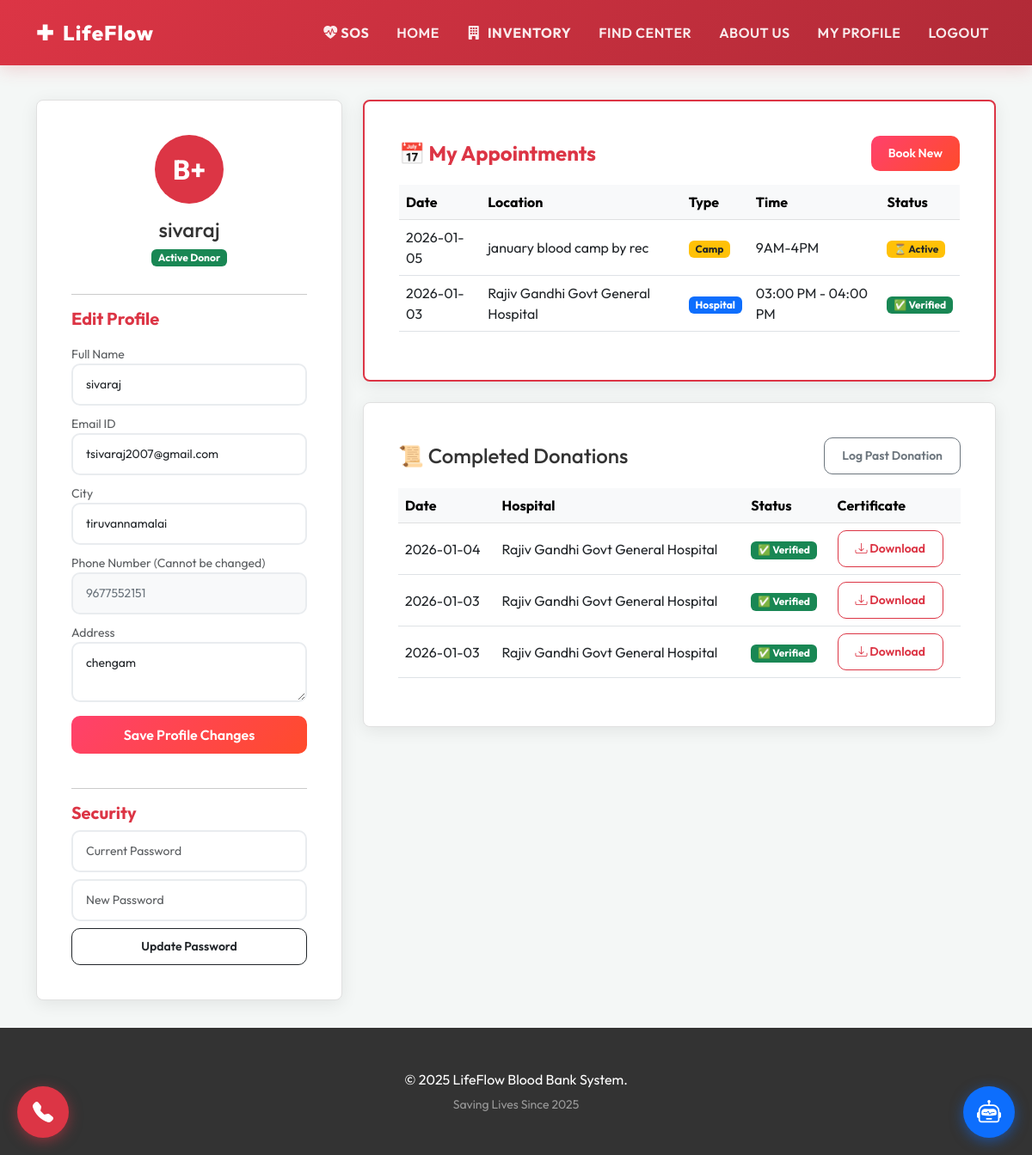
The page /profile (signed in) on the database as committed earlier.
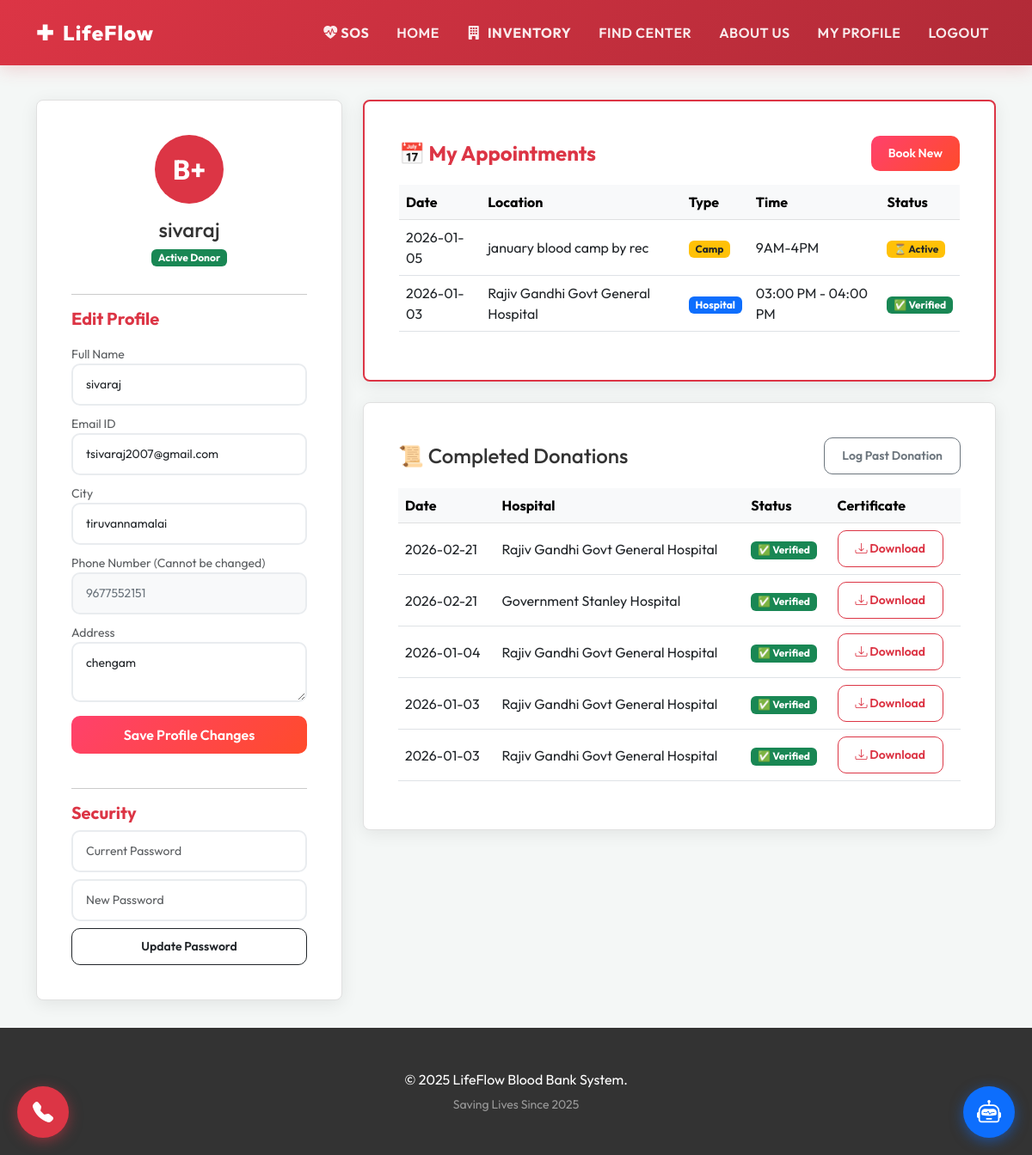
The same page on the database as committed later.
### tables this page shows
CREATE TABLE donors 
                 (id INTEGER PRIMARY KEY AUTOINCREMENT, name TEXT, email TEXT, age INTEGER, weight REAL, 
                  blood_group TEXT, city TEXT, address TEXT, phone TEXT UNIQUE, password TEXT, role TEXT DEFAULT 'user', lat REAL, lng REAL);

CREATE TABLE camp_registrations
                 (id INTEGER PRIMARY KEY AUTOINCREMENT, camp_id INTEGER, donor_id INTEGER, 
                  booking_date TEXT, status TEXT DEFAULT 'Registered',
                  FOREIGN KEY(camp_id) REFERENCES camps(id),
                  FOREIGN KEY(donor_id) REFERENCES donors(id));

CREATE TABLE camps
                 (id INTEGER PRIMARY KEY AUTOINCREMENT, host_id INTEGER, name TEXT, 
                  date TEXT, time TEXT, location_name TEXT, lat REAL, lng REAL, 
                  estimated_participants INTEGER, city TEXT, status TEXT DEFAULT 'Upcoming', image TEXT, photo_filename TEXT,
                  FOREIGN KEY(host_id) REFERENCES camp_hosts(id));

CREATE TABLE appointments
                 (id INTEGER PRIMARY KEY AUTOINCREMENT, donor_id INTEGER, hospital_id INTEGER, 
                  date TEXT, time_slot TEXT, status TEXT DEFAULT 'Scheduled',
                  FOREIGN KEY(donor_id) REFERENCES donors(id), FOREIGN KEY(hospital_id) REFERENCES hospitals(id));

CREATE TABLE hospitals
                 (id INTEGER PRIMARY KEY AUTOINCREMENT, name TEXT, email TEXT UNIQUE, password TEXT, lat REAL, lng REAL, type TEXT);

CREATE TABLE donations
                 (id INTEGER PRIMARY KEY AUTOINCREMENT, donor_id INTEGER, date TEXT, volume_ml INTEGER, hospital TEXT, status TEXT DEFAULT 'Approved');

### app.py (the view)
@app.route('/profile', methods=['GET', 'POST'])
def user_profile():
    if 'user_id' not in session: return redirect(url_for('login'))
    if session.get('role') == 'hospital': return redirect(url_for('hospital_dashboard'))
    if session.get('role') == 'host': return redirect(url_for('host_dashboard'))
    conn = get_db_connection()
    if request.method == 'POST':
        conn.execute('UPDATE donors SET name=?, email=?, city=?, address=? WHERE id=?', (request.form['name'], request.form['email'], request.form['city'], request.form['address'], session['user_id'])); conn.commit(); flash('Updated!', 'success')
    user = conn.execute('SELECT * FROM donors WHERE id = ?', (session['user_id'],)).fetchone()
    appointments = conn.execute("SELECT a.id, a.date, a.time_slot, a.status, h.name as location_name, 'Hospital' as type FROM appointments a JOIN hospitals h ON a.hospital_id = h.id WHERE a.donor_id = ?", (session['user_id'],)).fetchall()
    camp_bookings = conn.execute("SELECT cr.id, c.date, c.time as time_slot, cr.status, c.name as location_name, 'Camp' as type FROM camp_registrations cr JOIN camps c ON cr.camp_id = c.id WHERE cr.donor_id = ?", (session['user_id'],)).fetchall()
    all_bookings = sorted(appointments + camp_bookings, key=lambda x: x['date'], reverse=True)
    donations = conn.execute('''
        SELECT id, date, volume_ml, hospital, status, 'Manual' as source
        FROM donations WHERE donor_id = ?
        UNION ALL
        SELECT a.id, a.date, 450 as volume_ml, h.name as hospital, a.status, 'Appointment' as source
        FROM appointments a JOIN hospitals h ON a.hospital_id = h.id
        WHERE a.donor_id = ? AND a.status = 'Verified'
        ORDER BY date DESC
    ''', (session['user_id'], session['user_id'])).fetchall()
    hospitals = conn.execute("SELECT * FROM hospitals").fetchall()
    conn.close(); return render_template('user_profile.html', user=user, appointments=all_bookings, donations=donations, hospitals=hospitals)

### templates/user_profile.html (shortened to what this page needs)
{% extends 'layout.html' %}
{% block content %}
<div class="container mt-4">
    <div class="row">
        <div class="col-md-4">
            <div class="glass-card">
                <div class="text-center">
                    <div class="bg-danger text-white rounded-circle d-flex align-items-center justify-content-center mx-auto mb-3" style="width: 80px; height: 80px; font-size: 2rem; font-weight: bold;">
                        {{ user['blood_group'] }}
                    </div>
                    <h4 class="mb-1">{{ user['name'] }}</h4>
                    <span class="badge bg-success mb-3">Active Donor</span>
                </div>
                <hr>
                <h5 class="text-danger mb-3 fw-bold">Edit Profile</h5>
                <form action="{{ url_for('user_profile') }}" method="POST">
                    <div class="mb-2">
                        <label class="form-label small text-muted mb-0">Full Name</label>
                        <input type="text" name="name" class="form-control form-control-sm" value="{{ user['name'] }}" required>
                    </div>
                    <div class="mb-2">
                        <label class="form-label small text-muted mb-0">Email ID</label>
                        <input type="email" name="email" class="form-control form-control-sm" value="{{ user['email'] }}" required>
                    </div>
                    <div class="mb-2">
                        <label class="form-label small text-muted mb-0">City</label>
                        <input type="text" name="city" class="form-control form-control-sm" value="{{ user['city'] }}" required>
                    </div>
                    <div class="mb-2">
                        <label class="form-label small text-muted mb-0">Phone Number (Cannot be changed)</label>
                        <input type="text" class="form-control form-control-sm bg-light text-secondary" value="{{ user['phone'] }}" readonly>
                    </div>
                    <div class="mb-3">
                        <label class="form-label small text-muted mb-0">Address</label>
                        <textarea name="address" class="form-control form-control-sm" rows="2">{{ user['address'] }}</textarea>
                    </div>
                    <button class="btn btn-danger w-100 mb-4">Save Profile Changes</button>
                </form>
                <hr>
                <h5 class="text-danger mb-2 fw-bold">Security</h5>
                <form action="{{ url_for('change_password') }}" method="POST">
                    <input type="password" name="old_password" class="form-control form-control-sm mb-2" placeholder="Current Password" required>
                    <input type="password" name="new_password" class="form-control form-control-sm mb-2" placeholder="New Password" required>
                    <button class="btn btn-outline-dark w-100 btn-sm">Update Password</button>
                </form>
            </div>
        </div>
        <div class="col-md-8">
            <div class="glass-card mb-4 border-danger border-2">
                <div class="d-flex justify-content-between align-items-center mb-3">
                    <h4 class="text-danger fw-bold mb-0">📅 My Appointments</h4>
                    <a href="{{ url_for('book_appointment') }}" class="btn btn-danger btn-sm">Book New</a>
                </div>
                {% if appointments %}
                <div class="table-responsive">
                    <table class="table table-hover align-middle">
                        <thead class="table-light">
                            <tr>
                                <th>Date</th>
                                <th>Location</th>
                                <th>Type</th>
                                <th>Time</th>
                                <th>Status</th>
                            </tr>
                        </thead>
                        <tbody>
                            {% for appt in appointments %}
                            <tr>
                                <td>{{ appt['date'] }}</td>
                                <td>{{ appt['location_name'] }}</td>
                                <td>
                                    <span class="badge {% if appt['type'] == 'Hospital' %}bg-primary{% else %}bg-warning text-dark{% endif %}">
                                        {{ appt['type'] }}
                                    </span>
                                </td>
                                <td>{{ appt['time_slot'] }}</td>
                                <td>
                                    {% if appt['status'] == 'Scheduled' or appt['status'] == 'Registered' %}
                                        <span class="badge bg-warning text-dark">⏳ Active</span>
                                    {% elif appt['status'] == 'Verified' %}
                                        <span class="badge bg-success">✅ Verified</span>
                                    {% else %}
                                        <span class="badge bg-secondary">{{ appt['status'] }}</span>
                                    {% endif %}
                                </td>
                            </tr>
                            {% endfor %}
                        </tbody>
                    </table>
                </div>
                {% else %}
                    <p class="text-muted">No appointments booked yet.</p>
                {% endif %}
            </div>
            <div class="glass-card">
                <div class="d-flex justify-content-between align-items-center mb-3">
                    <h4 class="mb-0">📜 Completed Donations</h4>
                    <button class="btn btn-sm btn-outline-secondary" data-bs-toggle="modal" data-bs-target="#donateModal">
                        Log Past Donation
                    </button>
                </div>
                {% if donations %}
                <div class="table-responsive">
                    <table class="table table-hover align-middle">
                        <thead class="table-light">
                            <tr><th>Date</th><th>Hospital</th><th>Status</th><th>Certificate</th></tr>
                        </thead>
                        <tbody>
                            {% for d in donations %}
                            <tr>
                                <td>{{ d['date'] }}</td>
                                <td>{{ d['hospital'] }}</td>
                                <td>
                                    {% if d['status'] == 'Pending' %}
                                        <span class="badge bg-warning text-dark">⏳ Pending</span>
                                    {% elif d['status'] == 'Approved' or d['status'] == 'Verified' %}
                                        <span class="badge bg-success">✅ Verified</span>
                                    {% elif d['status'] == 'Rejected' %}
                                        <span class="badge bg-danger">❌ Rejected</span>
                                    {% endif %}
                                </td>
                                <td>
                                    {% if d['status'] == 'Approved' or d['status'] == 'Verified' %}
                                        <a href="{{ url_for('download_certificate', appt_id=d['id']) }}" class="btn btn-sm btn-outline-danger">
                                            <i class="bi bi-download"></i> Download
                                        </a>
                                    {% else %}
                                        <span class="text-muted small">Not Available</span>
                                    {% endif %}
                                </td>
                            </tr>
                            {% endfor %}
                        </tbody>
                    </table>
                </div>
                {% else %}
                    <div class="text-center py-4 text-muted"><p>No completed donations yet.</p></div>
                {% endif %}
            </div>
        </div>
    </div>
</div>
{% endblock %}

### templates/layout.html (shortened to what this page needs)
<!DOCTYPE html>
<html lang="en">
<head>
    <link href="https://cdn.jsdelivr.net/npm/bootstrap@5.3.0/dist/css/bootstrap.min.css" rel="stylesheet">
    <link rel="stylesheet" href="https://cdn.jsdelivr.net/npm/bootstrap-icons@1.11.1/font/bootstrap-icons.css">
</head>
<body>
    <nav class="navbar navbar-expand-lg navbar-dark sticky-top">
        <div class="container">
            <a class="navbar-brand" href="{{ url_for('index') }}"><span>✚</span> LifeFlow</a>
            <div class="collapse navbar-collapse" id="navbarNav">
                <ul class="navbar-nav ms-auto align-items-center">
                    <li class="nav-item"><a class="nav-link text-danger fw-bold" href="{{ url_for('public_sos') }}"><i class="bi bi-heart-pulse-fill"></i> SOS</a></li>
                    <li class="nav-item"><a class="nav-link" href="{{ url_for('index') }}">Home</a></li>
                    <li class="nav-item">
    <a class="nav-link fw-bold text-light" href="{{ url_for('index') }}#hospital-inventory">
        <i class="bi bi-building-fill me-1"></i> Inventory
    </a>
</li>
                    <li class="nav-item"><a class="nav-link" href="{{ url_for('map_page') }}">Find Center</a></li>
                    <li class="nav-item"><a class="nav-link" href="{{ url_for('about') }}">About Us</a></li>
                    {% if session.get('user_id') %}
                        {% if session.get('role') == 'admin' %}
                            <li class="nav-item"><a class="nav-link" href="{{ url_for('admin_dashboard') }}">Admin Dashboard</a></li>
                        {% elif session.get('role') == 'hospital' %}
                            <li class="nav-item"><a class="nav-link" href="{{ url_for('hospital_dashboard') }}">Hospital Dashboard</a></li>
                        {% else %}
                            <li class="nav-item"><a class="nav-link" href="{{ url_for('user_profile') }}">My Profile</a></li>
                        {% endif %}
                        <li class="nav-item"><a class="nav-link text-warning" href="{{ url_for('logout') }}">Logout</a></li>
                    {% else %}
                        <li class="nav-item"><a class="nav-link" href="{{ url_for('login') }}">Login</a></li>
                        <li class="nav-item ms-2"><a class="btn-donate-nav" href="{{ url_for('register') }}">Donate Now</a></li>
                    {% endif %}
                </ul>
            </div>
        </div>
    </nav>
    {% block content %}{% endblock %}
    <footer>
        <div class="container text-center">
            <p class="mb-1">&copy; 2025 LifeFlow Blood Bank System.</p>
            <small class="text-white-50">Saving Lives Since 2025</small>
        </div>
    </footer>
    <div class="emergency-float">
        <a href="tel:+919876543210" class="btn-emergency" title="Emergency Call">
            <i class="bi bi-telephone-fill"></i>
        </a>
    </div>
    <div class="chat-float">
        <button class="btn-chat" onclick="toggleChat()">
            <i class="bi bi-robot"></i>
        </button>
    </div>
</body>
</html>

Rows that differ between the two databases and show on the page:
added donations: date "2026-02-21", hospital "Rajiv Gandhi Govt General Hospital", status "✅ Verified"
added donations: date "2026-02-21", hospital "Government Stanley Hospital", status "✅ Verified"
